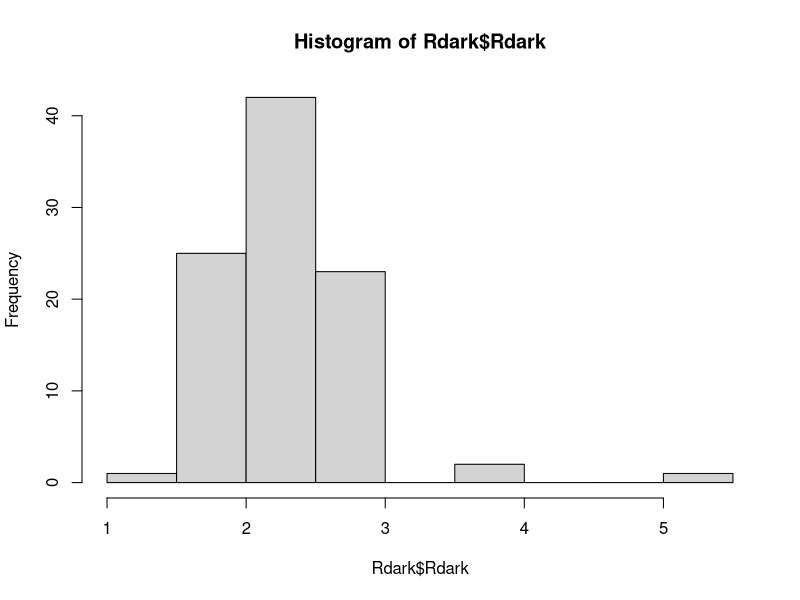
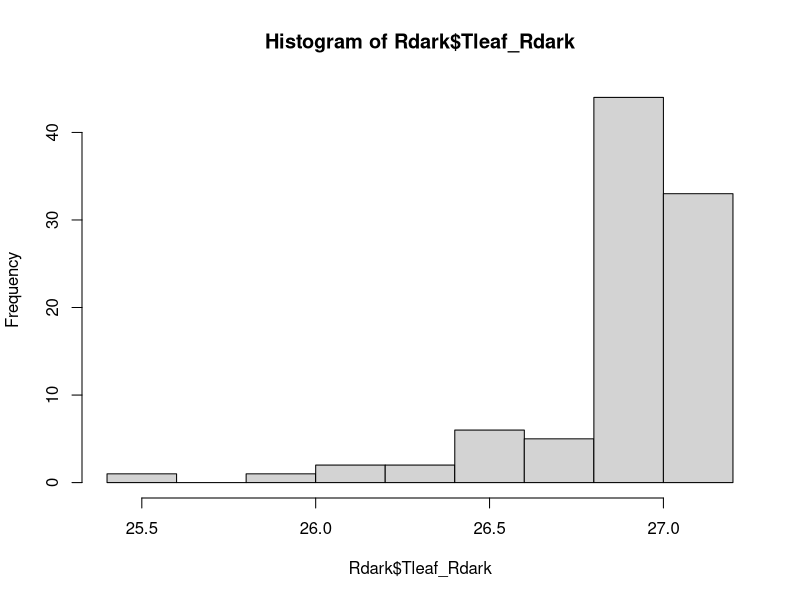

These charts were generated, in order, by the following R code:
## This code is used to import and transform dark respiration data. This is an optional step of the process.
## It is used to import Rdark data and transform it in a standard format

# Load the 'here' package to easily reference files and folders path, which is robust and independent on your platform (Linux, Windows..)
library(here)

# Find the path of the top relative directory
path=here()

# Set the working directory to the 'Ting_et_al_2023' folder where the data is located
setwd(file.path(path,'/Datasets/Ting_et_al_2023'))

# Importing the author's Rdark data
Rdark=read.csv("ting_2023_predawn_assimilation_data.csv")

# Renaming the columns
colnames(Rdark)=c("SampleID","Rdark","Tleaf_Rdark")

# Converting from assimilation to respiration values
Rdark$Rdark=-Rdark$Rdark

# Checking data quality
hist(Rdark$Rdark) # No negative values
hist(Rdark$Tleaf_Rdark)


# Saving Rdark data
save(Rdark,file="Rdark_data.Rdata")
